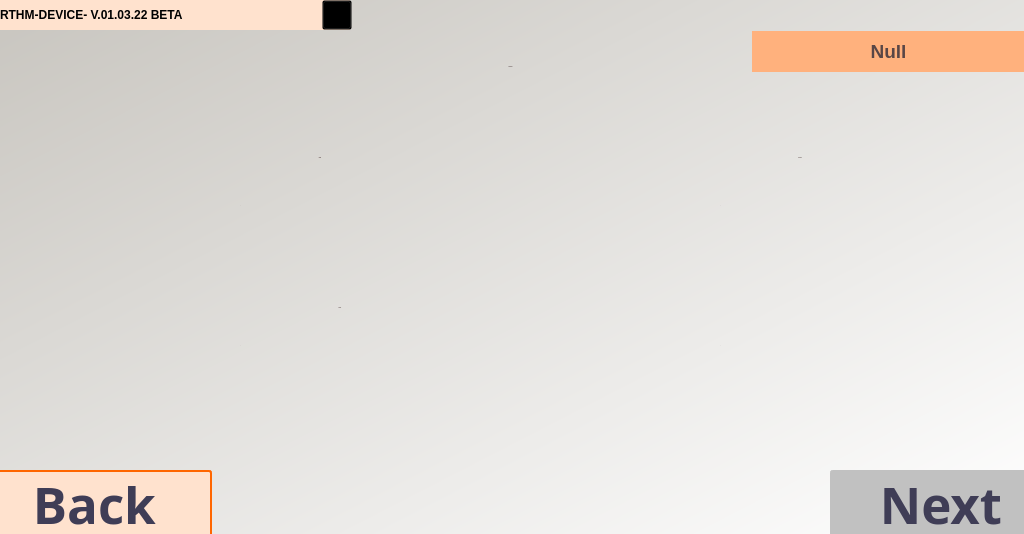
<?xml version="1.0" encoding="UTF-8"?>
<ui version="4.0">
 <class>Dialog</class>
 <widget class="QDialog" name="Dialog">
  <property name="geometry">
   <rect>
    <x>0</x>
    <y>0</y>
    <width>1024</width>
    <height>534</height>
   </rect>
  </property>
  <property name="windowTitle">
   <string>RTHM-Scanner</string>
  </property>
  <widget class="QWidget" name="widget" native="true">
   <property name="geometry">
    <rect>
     <x>0</x>
     <y>0</y>
     <width>1024</width>
     <height>534</height>
    </rect>
   </property>
   <property name="styleSheet">
    <string notr="true">QWidget#widget{
background-color:qlineargradient(spread:pad, x1:0.005, y1:0, x2:1, y2:1, stop:0 rgba(200, 197, 191, 255), stop:1 rgba(255, 255, 255, 255))}</string>
   </property>
   <widget class="QPushButton" name="btnBack">
    <property name="geometry">
     <rect>
      <x>-10</x>
      <y>470</y>
      <width>222</width>
      <height>67</height>
     </rect>
    </property>
    <property name="font">
     <font>
      <family>Montserrat</family>
      <pointsize>38</pointsize>
      <weight>75</weight>
      <italic>false</italic>
      <bold>true</bold>
     </font>
    </property>
    <property name="toolTip">
     <string>&lt;html&gt;&lt;head/&gt;&lt;body&gt;&lt;p&gt;GO BACK TO HOME&lt;/p&gt;&lt;/body&gt;&lt;/html&gt;</string>
    </property>
    <property name="styleSheet">
     <string notr="true">color: #3F3D56;
background-color: #FFE2CE;
border-radius: 3px;
border:2px solid  rgb(255, 102, 0);
padding: 4px;
font: 38pt &quot;Montserrat&quot;;
font-weight: bold;</string>
    </property>
    <property name="text">
     <string>Back </string>
    </property>
   </widget>
   <widget class="QLabel" name="lblHeartRate">
    <property name="geometry">
     <rect>
      <x>130</x>
      <y>160</y>
      <width>221</width>
      <height>91</height>
     </rect>
    </property>
    <property name="font">
     <font>
      <family>Montserrat</family>
      <pointsize>-1</pointsize>
      <weight>75</weight>
      <italic>false</italic>
      <bold>true</bold>
     </font>
    </property>
    <property name="styleSheet">
     <string notr="true">color: #594646;
font: 70px &quot;Montserrat&quot;;
font-weight: bold;</string>
    </property>
    <property name="text">
     <string>-</string>
    </property>
    <property name="alignment">
     <set>Qt::AlignCenter</set>
    </property>
   </widget>
   <widget class="QLabel" name="lblOxygenLevel">
    <property name="geometry">
     <rect>
      <x>130</x>
      <y>300</y>
      <width>221</width>
      <height>91</height>
     </rect>
    </property>
    <property name="font">
     <font>
      <family>Montserrat</family>
      <pointsize>-1</pointsize>
      <weight>75</weight>
      <italic>false</italic>
      <bold>true</bold>
     </font>
    </property>
    <property name="styleSheet">
     <string notr="true">color: #594646;
font: 70px &quot;Montserrat&quot;;
font-weight: bold;</string>
    </property>
    <property name="text">
     <string>-</string>
    </property>
    <property name="alignment">
     <set>Qt::AlignCenter</set>
    </property>
   </widget>
   <widget class="QLabel" name="lblBodyTemp">
    <property name="geometry">
     <rect>
      <x>610</x>
      <y>160</y>
      <width>221</width>
      <height>91</height>
     </rect>
    </property>
    <property name="font">
     <font>
      <family>Montserrat</family>
      <pointsize>-1</pointsize>
      <weight>75</weight>
      <italic>false</italic>
      <bold>true</bold>
     </font>
    </property>
    <property name="styleSheet">
     <string notr="true">color: #594646;
font: 70px &quot;Montserrat&quot;;
font-weight: bold;</string>
    </property>
    <property name="text">
     <string>-</string>
    </property>
    <property name="alignment">
     <set>Qt::AlignCenter</set>
    </property>
   </widget>
   <widget class="QLabel" name="lblRoomTemp">
    <property name="geometry">
     <rect>
      <x>610</x>
      <y>300</y>
      <width>221</width>
      <height>91</height>
     </rect>
    </property>
    <property name="font">
     <font>
      <family>Montserrat</family>
      <pointsize>-1</pointsize>
      <weight>75</weight>
      <italic>false</italic>
      <bold>true</bold>
     </font>
    </property>
    <property name="styleSheet">
     <string notr="true">color: #594646;
font: 70px &quot;Montserrat&quot;;
font-weight: bold;</string>
    </property>
    <property name="text">
     <string>-</string>
    </property>
    <property name="alignment">
     <set>Qt::AlignCenter</set>
    </property>
   </widget>
   <widget class="QLabel" name="lblName">
    <property name="geometry">
     <rect>
      <x>752</x>
      <y>31</y>
      <width>273</width>
      <height>41</height>
     </rect>
    </property>
    <property name="styleSheet">
     <string notr="true">color: #594646;
font: 22px &quot;Montserrat&quot;;
font-weight: bold;</string>
    </property>
    <property name="text">
     <string>&lt;html&gt;&lt;head/&gt;&lt;body&gt;&lt;p&gt;&lt;span style=&quot; font-size:14pt; font-weight:600;&quot;&gt;Null&lt;/span&gt;&lt;/p&gt;&lt;/body&gt;&lt;/html&gt;</string>
    </property>
    <property name="alignment">
     <set>Qt::AlignCenter</set>
    </property>
   </widget>
   <widget class="QLabel" name="lblNamePlaceholder">
    <property name="geometry">
     <rect>
      <x>752</x>
      <y>31</y>
      <width>273</width>
      <height>41</height>
     </rect>
    </property>
    <property name="styleSheet">
     <string notr="true">background-color:#FFB17D;
font: 22px &quot;Montserrat&quot;;
font-weight: bold;</string>
    </property>
    <property name="text">
     <string/>
    </property>
   </widget>
   <widget class="QLabel" name="lblSHeart">
    <property name="geometry">
     <rect>
      <x>90</x>
      <y>90</y>
      <width>374</width>
      <height>374</height>
     </rect>
    </property>
    <property name="frameShape">
     <enum>QFrame::NoFrame</enum>
    </property>
    <property name="text">
     <string/>
    </property>
    <property name="pixmap">
     <pixmap>images/icons/circle.png</pixmap>
    </property>
    <property name="scaledContents">
     <bool>true</bool>
    </property>
   </widget>
   <widget class="QLabel" name="lblSTemp">
    <property name="geometry">
     <rect>
      <x>560</x>
      <y>90</y>
      <width>374</width>
      <height>374</height>
     </rect>
    </property>
    <property name="styleSheet">
     <string notr="true"/>
    </property>
    <property name="frameShape">
     <enum>QFrame::NoFrame</enum>
    </property>
    <property name="text">
     <string/>
    </property>
    <property name="pixmap">
     <pixmap>images/icons/circle.png</pixmap>
    </property>
    <property name="scaledContents">
     <bool>true</bool>
    </property>
   </widget>
   <widget class="QPushButton" name="btnNext">
    <property name="geometry">
     <rect>
      <x>830</x>
      <y>470</y>
      <width>222</width>
      <height>67</height>
     </rect>
    </property>
    <property name="font">
     <font>
      <family>Montserrat</family>
      <pointsize>38</pointsize>
      <weight>75</weight>
      <italic>false</italic>
      <bold>true</bold>
     </font>
    </property>
    <property name="toolTip">
     <string>&lt;html&gt;&lt;head/&gt;&lt;body&gt;&lt;p&gt;NEXT SCREEN&lt;/p&gt;&lt;/body&gt;&lt;/html&gt;</string>
    </property>
    <property name="layoutDirection">
     <enum>Qt::RightToLeft</enum>
    </property>
    <property name="styleSheet">
     <string notr="true">color: #3F3D56;
background-color: rgb(193, 193, 193);
border-radius: 3px;
border:2px solid  rgb(193, 193, 193);
padding: 4px;
font: 38pt &quot;Montserrat&quot;;
font-weight: bold;</string>
    </property>
    <property name="text">
     <string> Next </string>
    </property>
   </widget>
   <widget class="QLabel" name="lblVector">
    <property name="geometry">
     <rect>
      <x>340</x>
      <y>185</y>
      <width>75</width>
      <height>60</height>
     </rect>
    </property>
    <property name="text">
     <string/>
    </property>
    <property name="pixmap">
     <pixmap>images/icons/heart3.png</pixmap>
    </property>
    <property name="scaledContents">
     <bool>true</bool>
    </property>
    <property name="alignment">
     <set>Qt::AlignCenter</set>
    </property>
   </widget>
   <widget class="QLabel" name="lblBody">
    <property name="geometry">
     <rect>
      <x>820</x>
      <y>178</y>
      <width>70</width>
      <height>70</height>
     </rect>
    </property>
    <property name="text">
     <string/>
    </property>
    <property name="pixmap">
     <pixmap>images/icons/bodytemp.png</pixmap>
    </property>
    <property name="scaledContents">
     <bool>true</bool>
    </property>
   </widget>
   <widget class="QLabel" name="lblRoom">
    <property name="geometry">
     <rect>
      <x>818</x>
      <y>318</y>
      <width>70</width>
      <height>70</height>
     </rect>
    </property>
    <property name="text">
     <string/>
    </property>
    <property name="pixmap">
     <pixmap>images/hometemp.png</pixmap>
    </property>
    <property name="scaledContents">
     <bool>true</bool>
    </property>
   </widget>
   <widget class="QLabel" name="lblCelcius">
    <property name="geometry">
     <rect>
      <x>750</x>
      <y>140</y>
      <width>100</width>
      <height>35</height>
     </rect>
    </property>
    <property name="font">
     <font>
      <family>Montserrat</family>
      <pointsize>-1</pointsize>
      <weight>75</weight>
      <italic>false</italic>
      <bold>true</bold>
     </font>
    </property>
    <property name="styleSheet">
     <string notr="true">color: #594646;
font: 20px &quot;Montserrat&quot;;
font-weight: bold;</string>
    </property>
    <property name="text">
     <string>Celcius</string>
    </property>
    <property name="alignment">
     <set>Qt::AlignCenter</set>
    </property>
   </widget>
   <widget class="QLabel" name="lblLine2">
    <property name="geometry">
     <rect>
      <x>600</x>
      <y>280</y>
      <width>280</width>
      <height>10</height>
     </rect>
    </property>
    <property name="text">
     <string/>
    </property>
    <property name="pixmap">
     <pixmap>images/icons/line.png</pixmap>
    </property>
    <property name="scaledContents">
     <bool>true</bool>
    </property>
   </widget>
   <widget class="QLabel" name="lblLine1">
    <property name="geometry">
     <rect>
      <x>137</x>
      <y>280</y>
      <width>280</width>
      <height>10</height>
     </rect>
    </property>
    <property name="text">
     <string/>
    </property>
    <property name="pixmap">
     <pixmap>images/icons/line.png</pixmap>
    </property>
    <property name="scaledContents">
     <bool>true</bool>
    </property>
   </widget>
   <widget class="QLabel" name="lblBlood">
    <property name="geometry">
     <rect>
      <x>340</x>
      <y>318</y>
      <width>62</width>
      <height>60</height>
     </rect>
    </property>
    <property name="text">
     <string/>
    </property>
    <property name="pixmap">
     <pixmap>images/icons/blood.png</pixmap>
    </property>
    <property name="scaledContents">
     <bool>true</bool>
    </property>
    <property name="alignment">
     <set>Qt::AlignCenter</set>
    </property>
   </widget>
   <widget class="QLabel" name="lblScanning">
    <property name="geometry">
     <rect>
      <x>285</x>
      <y>26</y>
      <width>451</width>
      <height>81</height>
     </rect>
    </property>
    <property name="font">
     <font>
      <family>Montserrat</family>
      <pointsize>-1</pointsize>
      <weight>75</weight>
      <italic>false</italic>
      <bold>true</bold>
     </font>
    </property>
    <property name="styleSheet">
     <string notr="true">color: #594646;
font: 48px &quot;Montserrat&quot;;
font-weight: bold;</string>
    </property>
    <property name="text">
     <string>Scanner</string>
    </property>
    <property name="alignment">
     <set>Qt::AlignCenter</set>
    </property>
   </widget>
   <widget class="QLabel" name="label_3">
    <property name="geometry">
     <rect>
      <x>708</x>
      <y>10</y>
      <width>100</width>
      <height>90</height>
     </rect>
    </property>
    <property name="text">
     <string/>
    </property>
    <property name="pixmap">
     <pixmap>images/icons/namedesign.png</pixmap>
    </property>
    <property name="scaledContents">
     <bool>true</bool>
    </property>
    <property name="alignment">
     <set>Qt::AlignCenter</set>
    </property>
   </widget>
   <widget class="QPushButton" name="btnBack_2">
    <property name="geometry">
     <rect>
      <x>170</x>
      <y>450</y>
      <width>64</width>
      <height>64</height>
     </rect>
    </property>
    <property name="styleSheet">
     <string notr="true">icon-size: 64px;
background-color: transparent;
border: none;</string>
    </property>
    <property name="text">
     <string/>
    </property>
    <property name="icon">
     <iconset>
      <normaloff>images/icons/btnBack.png</normaloff>images/icons/btnBack.png</iconset>
    </property>
   </widget>
   <widget class="QPushButton" name="btnNext_2">
    <property name="geometry">
     <rect>
      <x>800</x>
      <y>450</y>
      <width>64</width>
      <height>64</height>
     </rect>
    </property>
    <property name="styleSheet">
     <string notr="true">icon-size: 64px;
background-color: transparent;
border: none;</string>
    </property>
    <property name="text">
     <string/>
    </property>
    <property name="icon">
     <iconset>
      <normaloff>images/icons/next.png</normaloff>images/icons/next.png</iconset>
    </property>
   </widget>
   <widget class="QLabel" name="lblCelcius_2">
    <property name="geometry">
     <rect>
      <x>270</x>
      <y>140</y>
      <width>100</width>
      <height>35</height>
     </rect>
    </property>
    <property name="font">
     <font>
      <family>Montserrat</family>
      <pointsize>-1</pointsize>
      <weight>75</weight>
      <italic>false</italic>
      <bold>true</bold>
     </font>
    </property>
    <property name="styleSheet">
     <string notr="true">color: #594646;
font: 20px &quot;Montserrat&quot;;
font-weight: bold;</string>
    </property>
    <property name="text">
     <string>Bpm</string>
    </property>
    <property name="alignment">
     <set>Qt::AlignCenter</set>
    </property>
   </widget>
   <widget class="QLabel" name="lblCelcius_3">
    <property name="geometry">
     <rect>
      <x>290</x>
      <y>290</y>
      <width>100</width>
      <height>35</height>
     </rect>
    </property>
    <property name="font">
     <font>
      <family>Montserrat</family>
      <pointsize>-1</pointsize>
      <weight>75</weight>
      <italic>false</italic>
      <bold>true</bold>
     </font>
    </property>
    <property name="styleSheet">
     <string notr="true">color: #594646;
font: 20px &quot;Montserrat&quot;;
font-weight: bold;</string>
    </property>
    <property name="text">
     <string>SpO2</string>
    </property>
    <property name="alignment">
     <set>Qt::AlignCenter</set>
    </property>
   </widget>
   <widget class="QLabel" name="label">
    <property name="geometry">
     <rect>
      <x>241</x>
      <y>470</y>
      <width>551</width>
      <height>62</height>
     </rect>
    </property>
    <property name="frameShape">
     <enum>QFrame::NoFrame</enum>
    </property>
    <property name="text">
     <string/>
    </property>
    <property name="alignment">
     <set>Qt::AlignCenter</set>
    </property>
   </widget>
   <widget class="QPushButton" name="btnInfo">
    <property name="geometry">
     <rect>
      <x>0</x>
      <y>0</y>
      <width>350</width>
      <height>30</height>
     </rect>
    </property>
    <property name="styleSheet">
     <string notr="true">text-align: left;
border: none;
background-color: #FFE2CE;
font: 12pt &quot;Montserrat&quot;;
font-weight: bold;</string>
    </property>
    <property name="text">
     <string>RTHM-DEVICE- V.01.03.22 BETA</string>
    </property>
   </widget>
   <widget class="QPushButton" name="btnInfo_2">
    <property name="geometry">
     <rect>
      <x>322</x>
      <y>0</y>
      <width>30</width>
      <height>30</height>
     </rect>
    </property>
    <property name="styleSheet">
     <string notr="true">background-color: transparent;</string>
    </property>
    <property name="text">
     <string/>
    </property>
    <property name="icon">
     <iconset>
      <normaloff>images/icons/i.png</normaloff>images/icons/i.png</iconset>
    </property>
   </widget>
   <zorder>btnNext</zorder>
   <zorder>lblNamePlaceholder</zorder>
   <zorder>lblSTemp</zorder>
   <zorder>lblSHeart</zorder>
   <zorder>btnBack</zorder>
   <zorder>lblHeartRate</zorder>
   <zorder>lblOxygenLevel</zorder>
   <zorder>lblBodyTemp</zorder>
   <zorder>lblRoomTemp</zorder>
   <zorder>lblName</zorder>
   <zorder>lblVector</zorder>
   <zorder>lblBody</zorder>
   <zorder>lblRoom</zorder>
   <zorder>lblCelcius</zorder>
   <zorder>lblLine2</zorder>
   <zorder>lblLine1</zorder>
   <zorder>lblBlood</zorder>
   <zorder>lblScanning</zorder>
   <zorder>label_3</zorder>
   <zorder>btnBack_2</zorder>
   <zorder>lblCelcius_2</zorder>
   <zorder>lblCelcius_3</zorder>
   <zorder>label</zorder>
   <zorder>btnInfo</zorder>
   <zorder>btnInfo_2</zorder>
   <zorder>btnNext_2</zorder>
  </widget>
 </widget>
 <resources/>
 <connections/>
</ui>
